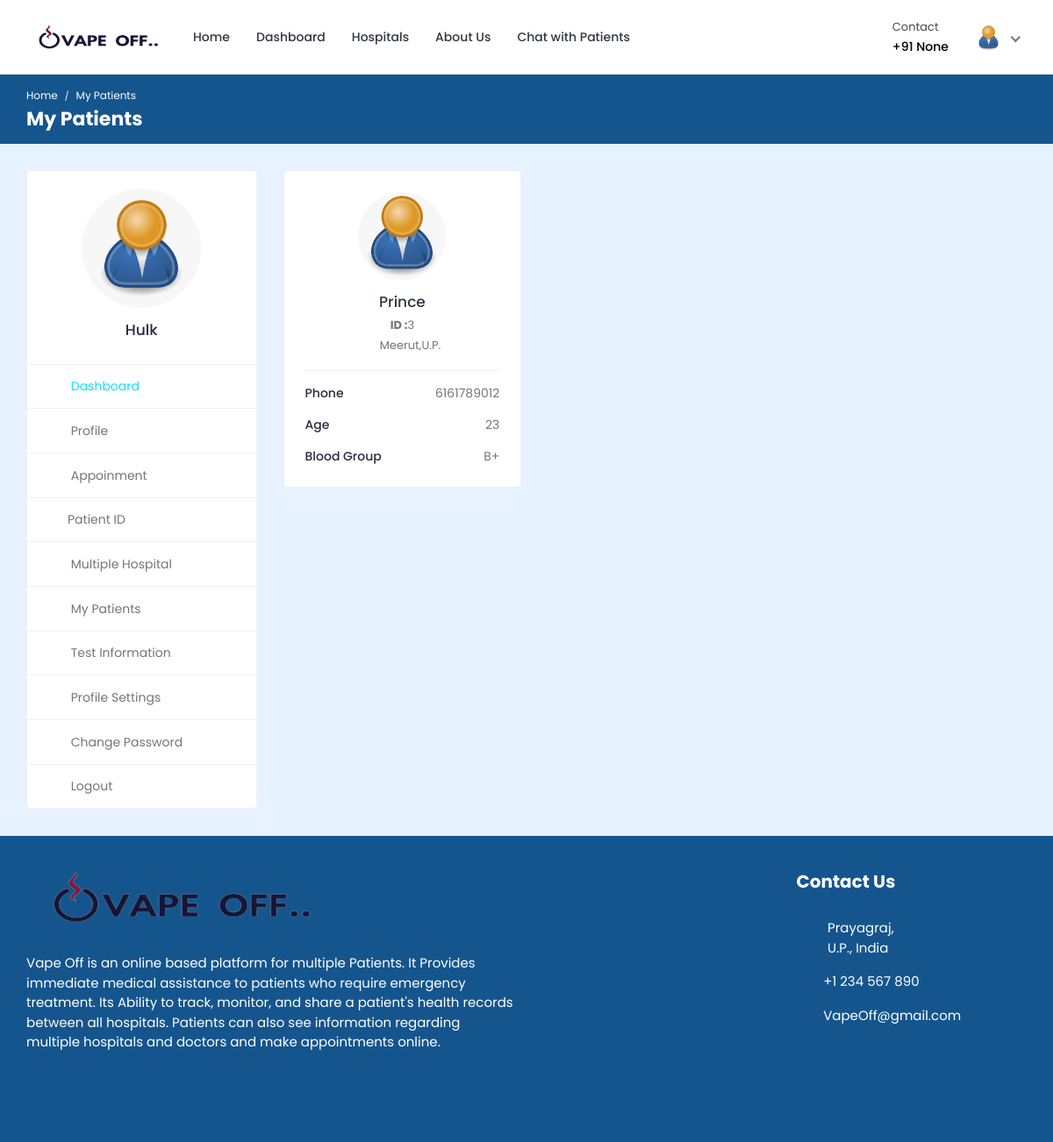
Page /doctor/my-patients/ (signed in) on the committed database.
### doctor/models.py (models this page shows, shortened)
class Doctor_Information(models.Model):
    DOCTOR_TYPE = (
        ('De-addiction', 'De-addiction'),
        ('Pulmonology', 'Pulmonology'),
        ('Physiatrists', 'Physiatrists'),
    )
    doctor_id = models.AutoField(primary_key=True)
    user = models.OneToOneField(User, on_delete=models.CASCADE, null=True, blank=True, related_name='profile')
    name = models.CharField(max_length=200, null=True, blank=True)
    username = models.CharField(max_length=200, null=True, blank=True)
    gender = models.CharField(max_length=200, null=True, blank=True)
    description = models.TextField(max_length=1000, null=True, blank=True)
    department = models.CharField(max_length=200, choices=DOCTOR_TYPE, null=True, blank=True)
    department_name = models.ForeignKey(hospital_department, on_delete=models.SET_NULL, null=True, blank=True)
    specialization = models.ForeignKey(specialization, on_delete=models.SET_NULL, null=True, blank=True)
    featured_image = models.ImageField(upload_to='doctors/', default='doctors/user-default.png', null=True, blank=True)
    certificate_image = models.ImageField(upload_to='doctors_certificate/', default='doctors_certificate/default.png', null=True, blank=True)
    email = models.EmailField(max_length=200, null=True, blank=True)
    phone_number = models.CharField(max_length=200, null=True, blank=True)
    nid = models.CharField(max_length=200, null=True, blank=True)
    visiting_hour = models.CharField(max_length=200, null=True, blank=True)
    consultation_fee = models.IntegerField(null=True, blank=True)
    report_fee = models.IntegerField(null=True, blank=True)
    dob = models.CharField(max_length=200, null=True, blank=True)
    institute = models.CharField(max_length=200, null=True, blank=True)
    degree = models.CharField(max_length=200, null=True, blank=True)
    completion_year = models.CharField(max_length=200, null=True, blank=True)
    work_place = models.CharField(max_length=200, null=True, blank=True)
    designation = models.CharField(max_length=200, null=True, blank=True)
    start_year = models.CharField(max_length=200, null=True, blank=True)
    end_year = models.CharField(max_length=200, null=True, blank=True)
    register_status =  models.CharField(max_length=200, null=True, blank=True,default='Pending')
    hospital_name = models.ForeignKey(Hospital_Information, on_delete=models.SET_NULL, null=True, blank=True)

class Appointment(models.Model):
    APPOINTMENT_TYPE = (
        ('report', 'report'),
        ('checkup', 'checkup'),
    )
    APPOINTMENT_STATUS = (
        ('pending', 'pending'),
        ('confirmed', 'confirmed'),
        ('cancelled', 'cancelled'),
    )
    id = models.AutoField(primary_key=True)
    date = models.DateField(null=True, blank=True)
    time = models.CharField(max_length=200, null=True, blank=True)
    doctor = models.ForeignKey(Doctor_Information, on_delete=models.CASCADE, null=True, blank=True)
    patient = models.ForeignKey(Patient, on_delete=models.CASCADE, null=True, blank=True)
    appointment_type = models.CharField(max_length=200, choices=APPOINTMENT_TYPE)
    appointment_status = models.CharField(max_length=200, choices=APPOINTMENT_STATUS)
    serial_number = models.CharField(max_length=200, null=True, blank=True)
    payment_status = models.CharField(max_length=200, null=True, blank=True, default='pending')
    transaction_id = models.CharField(max_length=255, null=True, blank=True)
    message = models.CharField(max_length=255, null=True, blank=True)

### hospital/models.py (models this page shows, shortened)
class Patient(models.Model):
    patient_id = models.AutoField(primary_key=True)
    user = models.OneToOneField(User, on_delete=models.CASCADE, null=True, blank=True, related_name='patient')
    name = models.CharField(max_length=200, null=True, blank=True)
    username = models.CharField(max_length=200, null=True, blank=True)
    age = models.IntegerField(null=True, blank=True)
    email = models.EmailField(max_length=200, null=True, blank=True)
    phone_number = models.IntegerField(null=True, blank=True)
    address = models.CharField(max_length=200, null=True, blank=True)
    featured_image = models.ImageField(upload_to='patients/', default='patients/user-default.png', null=True, blank=True)
    blood_group = models.CharField(max_length=200, null=True, blank=True)
    history = models.CharField(max_length=200, null=True, blank=True)
    dob = models.CharField(max_length=200, null=True, blank=True)
    nid = models.CharField(max_length=200, null=True, blank=True)
    serial_number = models.CharField(max_length=200, null=True, blank=True)
    login_status = models.CharField(max_length=200, null=True, blank=True, default="offline")

### doctor/views.py (the view)
# urls.py: path('my-patients/', views.my_patients, name='my-patients'),
@csrf_exempt
@login_required(login_url="doctor-login")
def my_patients(request):
    if request.user.is_doctor:
        doctor = Doctor_Information.objects.get(user=request.user)
        appointments = Appointment.objects.filter(doctor=doctor).filter(appointment_status='confirmed')
    else:
        redirect('doctor-logout')
    context = {'doctor': doctor, 'appointments': appointments}
    return render(request, 'my-patients.html', context)

### templates/my-patients.html (shortened to what this page needs)
{% load static %}
<!DOCTYPE html>
<html lang="en">
<head>
		<link rel="stylesheet" href="{% static 'HealthStack-System/css/Normal/bootstrap.min.css' %}">
		<link rel="stylesheet" href="{% static 'HealthStack-System/plugins/Normal/fontawesome/css/fontawesome.min.css' %}">
		<link rel="stylesheet" href="{% static 'HealthStack-System/plugins/Normal/fontawesome/css/all.min.css' %}">
		<link rel="stylesheet" href="{% static 'HealthStack-System/css/Normal/style.css' %}">
	</head>
	<body>
		<div class="main-wrapper">
			<header class="header">{% include 'doctor-navbar.html' %}</header>
			<div class="breadcrumb-bar">
				<div class="container-fluid">
					<div class="row align-items-center">
						<div class="col-md-12 col-12">
							<nav aria-label="breadcrumb" class="page-breadcrumb">
								<ol class="breadcrumb">
									<li class="breadcrumb-item"><a href="{% url 'doctor-dashboard' %}">Home</a></li>
									<li class="breadcrumb-item active" aria-current="page">My Patients</li>
								</ol>
							</nav>
							<h2 class="breadcrumb-title">My Patients</h2>
						</div>
					</div>
				</div>
			</div>
			<div class="content">
				<div class="container-fluid">
					<div class="row">
						<div class="col-md-5 col-lg-4 col-xl-3 theiaStickySidebar">
							<div>{% include 'doctor-sidebar.html' %}</div>
						</div>
						<div class="col-md-7 col-lg-8 col-xl-9">
							<div class="row row-grid">
								{% for appointment in appointments %}
								<div class="col-md-6 col-lg-4 col-xl-3">
									<div class="card widget-profile pat-widget-profile">
										<div class="card-body">
											<div class="pro-widget-content">
												<div class="profile-info-widget">
													<a href="{% url 'patient-profile' pk=appointment.patient.patient_id %}" class="booking-doc-img">
														<img src="{{appointment.patient.featured_image.url}}" alt="User Image">
													</a>
													<div class="profile-det-info">
														<h3><a href="{% url 'patient-profile' pk=appointment.patient.patient_id %}">{{appointment.patient.name}}</a></h3>
														<div class="patient-details">
															<h5><b>ID :</b>{{appointment.patient.patient_id}}</h5>
															<h5 class="mb-0"><i class="fas fa-map-marker-alt"></i>{{appointment.patient.address}}</h5>
														</div>
													</div>
												</div>
											</div>
											<div class="patient-info">
												<ul>
													<li>Phone <span>{{appointment.patient.phone_number}}</span></li>
													<li>Age <span>{{appointment.patient.age}}</span></li>
													<li>Blood Group <span>{{appointment.patient.blood_group}}</span></li>
												</ul>
											</div>
										</div>
									</div>
								</div>
								{% endfor %}
							</div>
						</div>
					</div>
				</div>
			</div>
			{% include 'footer.html' %}
		</div>
	</body>
</html>

### templates/doctor-navbar.html (shortened to what this page needs)
{% load static %}
<nav class="navbar navbar-expand-lg header-nav">
  <div class="navbar-header">
    <a href="{% url 'hospital_home'%}" class="navbar-brand logo">
      <img
        src="{% static 'HealthStack-System/images/Normal/logo1.jpg' %}"
        class="img-fluid"
        alt="Logo"
      />
    </a>
  </div>
  <div class="main-menu-wrapper">
    <ul class="main-nav">
      <li>
        <a href="{% url 'hospital_home'%}">Home</a>
      </li>
      <li>
        <a href="{% url 'doctor-dashboard'%}">Dashboard</a>
      </li>
      <li><a href="{% url 'multiple-hospital' %}" style="text-decoration: none;">Hospitals</a></li>
      <li>
        <a href="{% url 'about-us'%}">About Us</a>
      </li>
      <li>
        <a href="{% url 'chat-home' pk=user.id %}">Chat with Patients</a>
      </li>
    </ul>
  </div>
  <ul class="nav header-navbar-rht">
    <li class="nav-item contact-item">
      <div class="header-contact-img">
        <i class="far fa-hospital"></i>
      </div>
      <div class="header-contact-detail">
        <p class="contact-header">Contact</p>
        <p class="contact-info-header">+91 {{doctor.phone_number}}</p>
      </div>
    </li>
    <li class="nav-item dropdown has-arrow logged-item">
      <a href="#" class="dropdown-toggle nav-link" data-toggle="dropdown">
        <span class="user-img">
          <img
            class="rounded-circle"
            src="{{ doctor.featured_image.url }}"
            width="31"
            alt="Darren Elder"
          />
        </span>
      </a>
    </li>
  </ul>
</nav>

### templates/doctor-sidebar.html (shortened to what this page needs)
{% load static %}
<div class="profile-sidebar">
  <div class="widget-profile pro-widget-content">
    <div class="profile-info-widget">
      <a href="#" class="booking-doc-img">
        <img
          src="{{ doctor.featured_image.url }}"
          alt="User Image"
        />
      </a>
      <div class="profile-det-info">
        <h3>{{ doctor.name }}</h3>
      </div>
    </div>
  </div>
  <div class="dashboard-widget">
    <nav class="dashboard-menu sidebar">
      <ul>
        <li class="active">
          <a href="{% url 'doctor-dashboard' %}">
            <i class="fas fa-columns"></i>
            <span>Dashboard</span>
          </a>
        </li>
        <li>
        <a href="{% url 'doctor-profile' pk=doctor.doctor_id %}">
          <i class="fas fa-user"></i>
          <span>Profile</span>
        </a>
      </li>
        <li>
          <a href="{% url 'appointments'%}">
            <i class="fas fa-user-circle"></i>
            <span>Appoinment</span>
          </a>
        </li>
        <li class="nav-item has-submenu">
            <a href="#" class="nav-link"><i class="fas fa-search"></i><span>Patient ID</span></a>
        </li>
        <li>
          <a href="{% url 'multiple-hospital' %}">
            <i class="fas fa-hospital"></i>
            <span>Multiple Hospital</span>
          </a>
      </li>
        <li>
          <a href="{% url 'my-patients' %}">
            <i class="fas fa-user-injured"></i>
            <span>My Patients</span>
          </a>
        </li>
        <li>
          <a href="{% url 'doctor-test-list'%}" target="_blank">
            <i class="fas fa-hourglass-start"></i>
            <span>Test Information</span>
          </a>
        </li>
        <li>
          <a
            href="{% url 'doctor-profile-settings' %}"
          >
            <i class="fas fa-user-cog"></i>
            <span>Profile Settings</span>
          </a>
        </li>
        <li>
          <a href="{% url 'doctor-change-password' pk=user.id%}">
            <i class="fas fa-lock"></i>
            <span>Change Password</span>
          </a>
        </li>
        <li>
          <a href="{% url 'doctor-logout'%}">
            <i class="fas fa-sign-out-alt"></i>
            <span>Logout</span>
          </a>
        </li>
      </ul>
    </nav>
  </div>
</div>

### rows in the picture
Doctor_Information: phone_number "None", featured_image (placeholder picture), name "Hulk"
Appointment: patient.featured_image (placeholder picture), patient.name "Prince", patient.patient_id "3", patient.address "Meerut,U.P.", patient.phone_number "6161789012", patient.age "23", patient.blood_group "B+"
